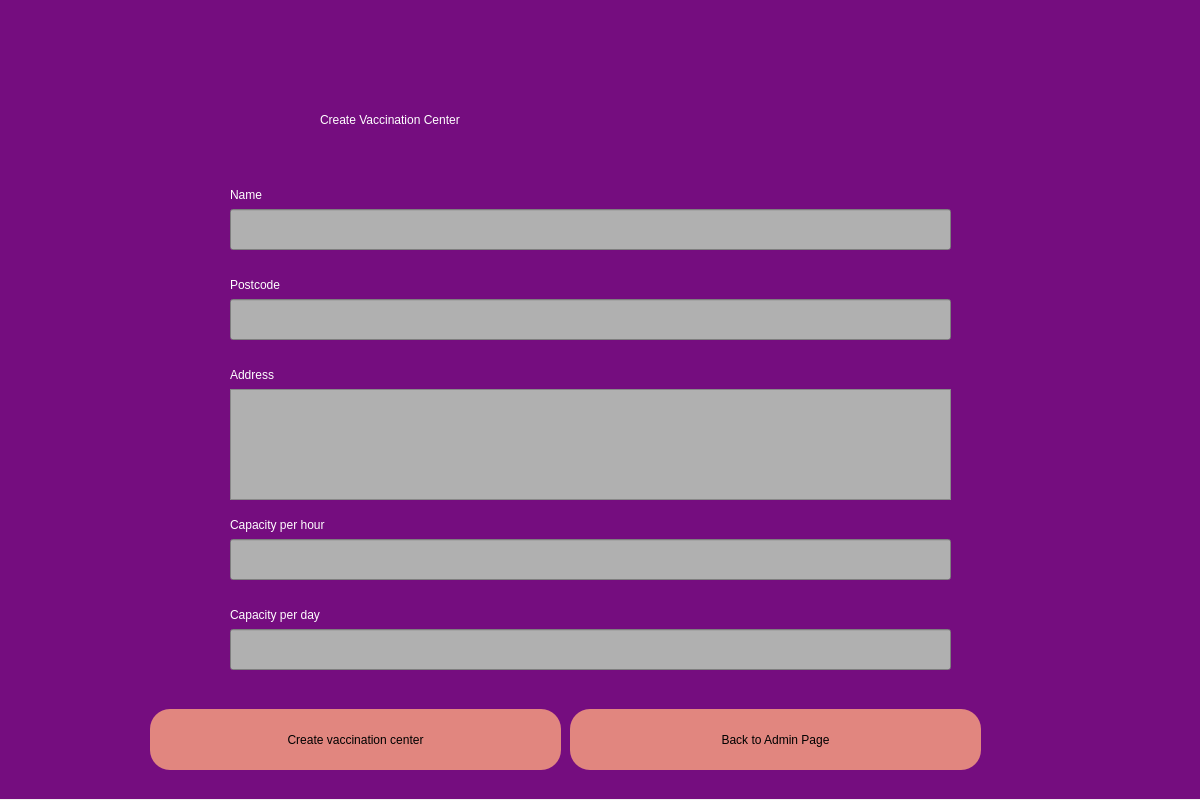
<?xml version="1.0" encoding="UTF-8"?>
<ui version="4.0">
 <class>Dialog</class>
 <widget class="QDialog" name="Dialog">
  <property name="geometry">
   <rect>
    <x>0</x>
    <y>0</y>
    <width>1200</width>
    <height>800</height>
   </rect>
  </property>
  <property name="windowTitle">
   <string>Dialog</string>
  </property>
  <widget class="QWidget" name="widget" native="true">
   <property name="geometry">
    <rect>
     <x>0</x>
     <y>-1</y>
     <width>1200</width>
     <height>800</height>
    </rect>
   </property>
   <property name="styleSheet">
    <string notr="true">QWidget#widget{
background-color:rgb(117, 13, 127);}</string>
   </property>
   <widget class="QLabel" name="label">
    <property name="geometry">
     <rect>
      <x>320</x>
      <y>80</y>
      <width>561</width>
      <height>81</height>
     </rect>
    </property>
    <property name="styleSheet">
     <string notr="true">font: 32pt &quot;Calibri&quot;;color:white</string>
    </property>
    <property name="text">
     <string>Create Vaccination Center</string>
    </property>
   </widget>
   <widget class="QPushButton" name="create_center">
    <property name="geometry">
     <rect>
      <x>150</x>
      <y>710</y>
      <width>411</width>
      <height>61</height>
     </rect>
    </property>
    <property name="styleSheet">
     <string notr="true">border-radius:20px;background-color:rgb(225, 134, 127);
font: 20pt &quot;Calibri&quot;;</string>
    </property>
    <property name="text">
     <string>Create vaccination center</string>
    </property>
   </widget>
   <widget class="QLabel" name="label_name">
    <property name="geometry">
     <rect>
      <x>230</x>
      <y>180</y>
      <width>161</width>
      <height>31</height>
     </rect>
    </property>
    <property name="styleSheet">
     <string notr="true">font: 16pt &quot;Calibri&quot;;color:white</string>
    </property>
    <property name="text">
     <string>Name</string>
    </property>
   </widget>
   <widget class="QLineEdit" name="text_edit_name">
    <property name="geometry">
     <rect>
      <x>230</x>
      <y>210</y>
      <width>721</width>
      <height>41</height>
     </rect>
    </property>
    <property name="styleSheet">
     <string notr="true">background-color:rgb(176, 176, 176);
font: 20pt &quot;Calibri&quot;;color:rgb(79, 79, 79)</string>
    </property>
   </widget>
   <widget class="QLineEdit" name="text_edit_postcode">
    <property name="geometry">
     <rect>
      <x>230</x>
      <y>300</y>
      <width>721</width>
      <height>41</height>
     </rect>
    </property>
    <property name="styleSheet">
     <string notr="true">background-color:rgb(176, 176, 176);
font: 20pt &quot;Calibri&quot;;color:rgb(79, 79, 79)</string>
    </property>
   </widget>
   <widget class="QLabel" name="label_name_2">
    <property name="geometry">
     <rect>
      <x>230</x>
      <y>270</y>
      <width>161</width>
      <height>31</height>
     </rect>
    </property>
    <property name="styleSheet">
     <string notr="true">font: 16pt &quot;Calibri&quot;;color:white</string>
    </property>
    <property name="text">
     <string>Postcode</string>
    </property>
   </widget>
   <widget class="QLabel" name="label_name_3">
    <property name="geometry">
     <rect>
      <x>230</x>
      <y>360</y>
      <width>161</width>
      <height>31</height>
     </rect>
    </property>
    <property name="styleSheet">
     <string notr="true">font: 16pt &quot;Calibri&quot;;color:white</string>
    </property>
    <property name="text">
     <string>Address</string>
    </property>
   </widget>
   <widget class="QLabel" name="label_name_4">
    <property name="geometry">
     <rect>
      <x>230</x>
      <y>510</y>
      <width>201</width>
      <height>31</height>
     </rect>
    </property>
    <property name="styleSheet">
     <string notr="true">font: 16pt &quot;Calibri&quot;;color:white</string>
    </property>
    <property name="text">
     <string>Capacity per hour</string>
    </property>
   </widget>
   <widget class="QLabel" name="label_name_5">
    <property name="geometry">
     <rect>
      <x>230</x>
      <y>600</y>
      <width>191</width>
      <height>31</height>
     </rect>
    </property>
    <property name="styleSheet">
     <string notr="true">font: 16pt &quot;Calibri&quot;;color:white</string>
    </property>
    <property name="text">
     <string>Capacity per day</string>
    </property>
   </widget>
   <widget class="QTextEdit" name="text_edit_address">
    <property name="geometry">
     <rect>
      <x>230</x>
      <y>390</y>
      <width>721</width>
      <height>111</height>
     </rect>
    </property>
    <property name="styleSheet">
     <string notr="true">background-color:rgb(176, 176, 176);
font: 20pt &quot;Calibri&quot;;color:rgb(79, 79, 79)</string>
    </property>
   </widget>
   <widget class="QLineEdit" name="text_edit_caphour">
    <property name="geometry">
     <rect>
      <x>230</x>
      <y>540</y>
      <width>721</width>
      <height>41</height>
     </rect>
    </property>
    <property name="styleSheet">
     <string notr="true">background-color:rgb(176, 176, 176);
font: 20pt &quot;Calibri&quot;;color:rgb(79, 79, 79)</string>
    </property>
   </widget>
   <widget class="QLineEdit" name="text_edit_capday">
    <property name="geometry">
     <rect>
      <x>230</x>
      <y>630</y>
      <width>721</width>
      <height>41</height>
     </rect>
    </property>
    <property name="styleSheet">
     <string notr="true">background-color:rgb(176, 176, 176);
font: 20pt &quot;Calibri&quot;;color:rgb(79, 79, 79)</string>
    </property>
   </widget>
   <widget class="QPushButton" name="back_admin_page">
    <property name="geometry">
     <rect>
      <x>570</x>
      <y>710</y>
      <width>411</width>
      <height>61</height>
     </rect>
    </property>
    <property name="styleSheet">
     <string notr="true">border-radius:20px;background-color:rgb(225, 134, 127);
font: 20pt &quot;Calibri&quot;;</string>
    </property>
    <property name="text">
     <string>Back to Admin Page</string>
    </property>
   </widget>
  </widget>
 </widget>
 <resources/>
 <connections/>
</ui>
